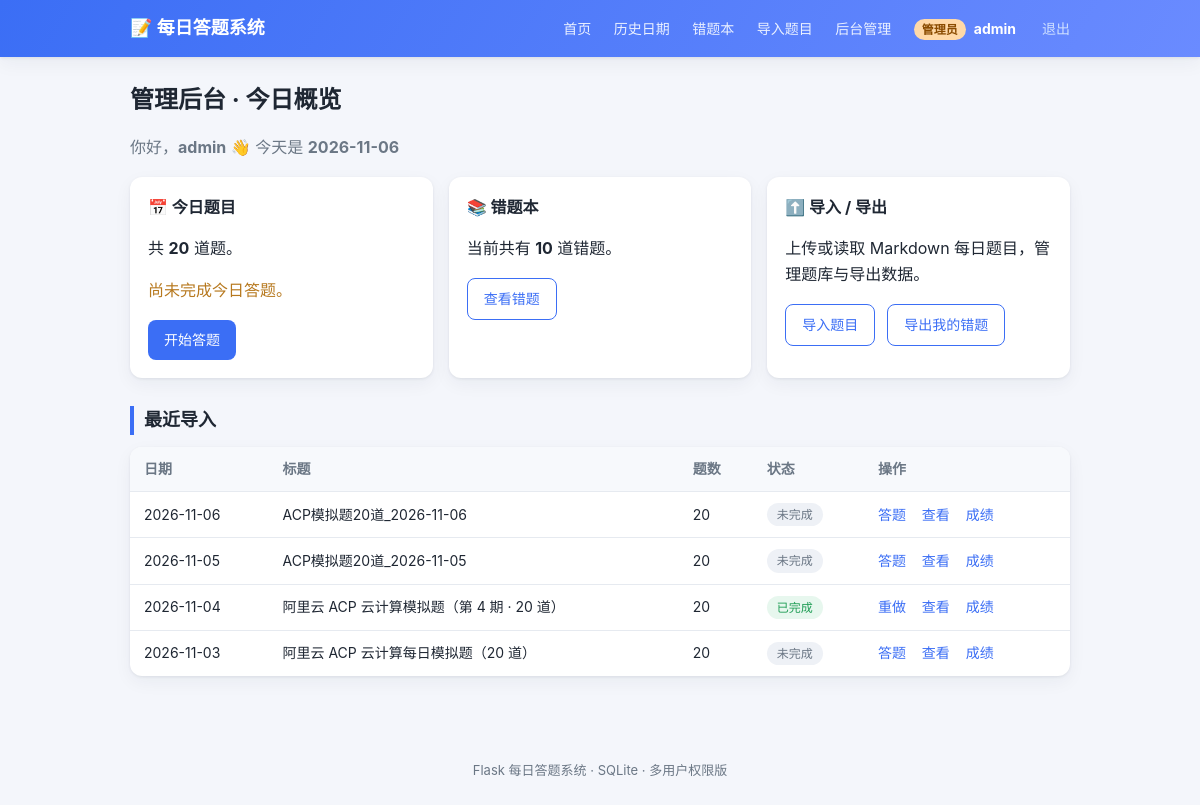
The page / (signed in) on the database its author committed.
### tables this page shows
CREATE TABLE users (
    id            INTEGER PRIMARY KEY AUTOINCREMENT,
    username      TEXT NOT NULL UNIQUE,
    password_hash TEXT NOT NULL,
    role          TEXT NOT NULL DEFAULT 'user',
    created_at    TEXT NOT NULL
);

CREATE TABLE daily_sets (
    id          INTEGER PRIMARY KEY AUTOINCREMENT,
    date        TEXT NOT NULL UNIQUE,
    title       TEXT NOT NULL,
    total_sets  INTEGER NOT NULL DEFAULT 0,
    status      TEXT NOT NULL DEFAULT 'pending',
    created_at  TEXT NOT NULL
);

### app.py (the view)
@app.route("/")
@login_required
def index():
    today = date.today().strftime("%Y-%m-%d")
    today_set = models.get_daily_set_by_date(today)
    today_record = None
    if today_set:
        today_record = score_manager.get_record_by_set_user(today_set["id"], _current_user_id())
    recent = models.list_daily_sets(user_id=_current_user_id())[:7]
    wrong_count = len(wrong_book.get_all_wrong(user_id=_current_user_id()))
    return render_template(
        "index.html",
        today=today,
        today_set=today_set,
        today_record=today_record,
        recent=recent,
        wrong_count=wrong_count,
    )

### app.py (called while the page is built)
def _resolve_current_user() -> Optional[dict]:
    if hasattr(g, "auth_user"):
        return g.auth_user
    user: Optional[dict] = None
    raw_id = session.get("user_id")
    if raw_id:
        try:
            row = models.get_user(int(raw_id))
        except (TypeError, ValueError):
            row = None
        if row:
            user = dict(row)
            session["username"] = user["username"]
            session["role"] = user["role"]
        else:
            session.clear()
    g.auth_user = user
    return user

def login_required(view):
    @wraps(view)
    def wrapper(*args, **kwargs):
        if not _resolve_current_user():
            flash("登录状态已失效，请重新登录", "error")
            return redirect(url_for("login"))
        return view(*args, **kwargs)
    return wrapper

@app.context_processor
def inject_user():
    user = _resolve_current_user()
    if user:
        return {
            "current_user": {
                "id": user["id"],
                "username": user["username"],
                "role": user["role"],
            }
        }
    return {"current_user": None}

def _current_user_id() -> int:
    user = _resolve_current_user()
    return int(user["id"]) if user else 0

### models.py (called while the page is built)
def get_conn() -> sqlite3.Connection:
    conn = sqlite3.connect(DB_PATH)
    conn.row_factory = sqlite3.Row
    conn.execute("PRAGMA foreign_keys = ON")
    return conn

def get_user(user_id: int) -> Optional[sqlite3.Row]:
    conn = get_conn()
    row = conn.execute("SELECT * FROM users WHERE id = ?", (user_id,)).fetchone()
    conn.close()
    return row

def get_daily_set_by_date(date: str) -> Optional[sqlite3.Row]:
    conn = get_conn()
    row = conn.execute("SELECT * FROM daily_sets WHERE date = ?", (date,)).fetchone()
    conn.close()
    return row

def list_daily_sets(user_id: Optional[int] = None) -> list[dict]:
    conn = get_conn()
    rows = conn.execute(
        """
        SELECT ds.*,
               (SELECT COUNT(*) FROM daily_records dr
                  WHERE dr.daily_set_id = ds.id
                    AND (? IS NULL OR dr.user_id = ?)) AS rec_count
        FROM daily_sets ds
        ORDER BY ds.date DESC
        """,
        (user_id, user_id),
    ).fetchall()
    conn.close()
    result = []
    for r in rows:
        d = dict(r)
        d["completed"] = bool(d.pop("rec_count"))
        result.append(d)
    return result

### templates/index.html (shortened to what this page needs)
{% extends "base.html" %}
{% block content %}
{% if current_user.role == 'admin' %}
<h1 class="page-title">管理后台 · 今日概览</h1>
<p class="muted">你好，<strong>{{ current_user.username }}</strong> 👋 今天是 <strong>{{ today }}</strong></p>
<div class="card-grid">
    <div class="card">
        <h2>📅 今日题目</h2>
        {% if today_set %}
            <p>共 <strong>{{ today_set.total_sets }}</strong> 道题。</p>
            {% if today_record %}
                <p class="ok">已完成 · 正确率 {{ today_record.accuracy }}%（{{ today_record.correct }}/{{ today_record.total }}）</p>
                <div class="btn-row">
                    <a class="btn" href="{{ url_for('quiz', date=today) }}">重新答题</a>
                    <a class="btn btn-ghost" href="{{ url_for('result', record_id=today_record.id) }}">查看结果</a>
                </div>
            {% else %}
                <p class="warn">尚未完成今日答题。</p>
                <a class="btn" href="{{ url_for('quiz', date=today) }}">开始答题</a>
            {% endif %}
        {% else %}
            <p class="warn">今天还没有题目。</p>
            <a class="btn" href="{{ url_for('import_page') }}">去导入题目</a>
        {% endif %}
    </div>
    <div class="card">
        <h2>📚 错题本</h2>
        <p>当前共有 <strong>{{ wrong_count }}</strong> 道错题。</p>
        <a class="btn btn-ghost" href="{{ url_for('wrong_list') }}">查看错题</a>
    </div>
    <div class="card">
        <h2>⬆️ 导入 / 导出</h2>
        <p>上传或读取 Markdown 每日题目，管理题库与导出数据。</p>
        <div class="btn-row">
            <a class="btn btn-ghost" href="{{ url_for('import_page') }}">导入题目</a>
            <a class="btn btn-ghost" href="{{ url_for('export_wrong') }}">导出我的错题</a>
        </div>
    </div>
</div>
<h2 class="section-title">最近导入</h2>
{% if recent %}
    <table class="table">
        <thead>
            <tr><th>日期</th><th>标题</th><th>题数</th><th>状态</th><th>操作</th></tr>
        </thead>
        <tbody>
            {% for s in recent %}
                <tr>
                    <td>{{ s.date }}</td>
                    <td>{{ s.title }}</td>
                    <td>{{ s.total_sets }}</td>
                    <td>{% if s.completed %}<span class="tag tag-ok">已完成</span>{% else %}<span class="tag">未完成</span>{% endif %}</td>
                    <td class="row-actions">
                        <a href="{{ url_for('quiz', date=s.date) }}">{% if s.completed %}重做{% else %}答题{% endif %}</a>
                        <a href="{{ url_for('date_detail', date=s.date) }}">查看</a>
                        <a href="{{ url_for('score_detail', date=s.date) }}">成绩</a>
                    </td>
                </tr>
            {% endfor %}
        </tbody>
    </table>
{% else %}
    <p class="muted">暂无导入记录。</p>
{% endif %}
{% endif %}
{% endblock %}

### templates/base.html (shortened to what this page needs)
<!DOCTYPE html>
<html lang="zh-CN">
<head>
    <link rel="stylesheet" href="{{ url_for('static', filename='style.css') }}">
</head>
<body>
    <header class="topbar">
        <div class="topbar-inner">
            <a class="brand" href="{{ url_for('index') if current_user else url_for('login') }}">📝 每日答题系统</a>
            <nav class="nav">
                {% if current_user %}
                    <a href="{{ url_for('index') }}">首页</a>
                    <a href="{{ url_for('history') }}">历史日期</a>
                    <a href="{{ url_for('wrong_list') }}">错题本</a>
                    {% if current_user.role == 'admin' %}
                        <a href="{{ url_for('import_page') }}">导入题目</a>
                        <a href="{{ url_for('admin_dashboard') }}">后台管理</a>
                    {% endif %}
                    <span class="nav-user">
                        <span class="role-badge role-{{ current_user.role }}">{{ '管理员' if current_user.role == 'admin' else '用户' }}</span>
                        <b>{{ current_user.username }}</b>
                        <a class="nav-logout" href="{{ url_for('logout') }}">退出</a>
                    </span>
                {% else %}
                    <a href="{{ url_for('login') }}">登录</a>
                    <a href="{{ url_for('register') }}">注册</a>
                {% endif %}
            </nav>
        </div>
    </header>
    <main class="container">
        {% block content %}{% endblock %}
    </main>
    <footer class="footer">
        <span>Flask 每日答题系统 · SQLite · 多用户权限版</span>
    </footer>
</body>
</html>

### static/style.css (style rules this page uses)
:root { --bg: #f4f6fb; --card: #ffffff; --ink: #1f2733; --muted: #6b7785; --primary: #3b6ef5; --primary-d: #2f59c7; --ok: #1f9d55; --bad: #e2483a; --line: #e6eaf0; --shadow: 0 1px 3px rgba(20, 30, 50, .08), 0 6px 18px rgba(20, 30, 50, .05); }
* { box-sizing: border-box; }
body { margin: 0; font-family: -apple-system, BlinkMacSystemFont, "Segoe UI", "PingFang SC", "Microsoft YaHei", sans-serif; background: var(--bg); color: var(--ink); line-height: 1.6; }
.topbar { background: linear-gradient(120deg, #3b6ef5, #6a8bff); color: #fff; box-shadow: var(--shadow); }
.topbar-inner { max-width: 980px; margin: 0 auto; padding: 14px 20px; display: flex; align-items: center; justify-content: space-between; }
.brand { color: #fff; font-weight: 700; font-size: 18px; text-decoration: none; }
.nav a { color: #eaf0ff; text-decoration: none; margin-left: 18px; font-size: 14px; }
.container { max-width: 980px; margin: 0 auto; padding: 24px 20px 60px; }
.page-title { font-size: 24px; margin: 0 0 6px; }
.section-title { font-size: 18px; margin: 28px 0 12px; border-left: 4px solid var(--primary); padding-left: 10px; }
.muted { color: var(--muted); }
.warn { color: #b7791f; }
.card-grid { display: grid; grid-template-columns: repeat(auto-fit, minmax(240px, 1fr)); gap: 16px; margin-top: 16px; }
.card { background: var(--card); border-radius: 12px; padding: 18px; box-shadow: var(--shadow); }
.card h2 { margin: 0 0 10px; font-size: 16px; }
.btn { display: inline-block; background: var(--primary); color: #fff; border: none; padding: 9px 16px; border-radius: 8px; text-decoration: none; cursor: pointer; font-size: 14px; transition: .15s; }
.btn-ghost { background: #fff; color: var(--primary); border: 1px solid var(--primary); }
.btn-row { display: flex; gap: 12px; flex-wrap: wrap; margin-top: 14px; }
.table { width: 100%; border-collapse: collapse; background: var(--card); border-radius: 12px; overflow: hidden; box-shadow: var(--shadow); }
.table th, .table td { padding: 11px 14px; text-align: left; border-bottom: 1px solid var(--line); font-size: 14px; }
.table th { background: #f7f9fc; color: var(--muted); font-weight: 600; }
.table tr:last-child td { border-bottom: none; }
.row-actions a { margin-right: 12px; color: var(--primary); text-decoration: none; }
.tag { display: inline-block; padding: 2px 10px; border-radius: 999px; background: #eef1f6; color: var(--muted); font-size: 12px; }
.tag-ok { background: #e7f7ee; color: var(--ok); }
.footer { text-align: center; color: var(--muted); font-size: 13px; padding: 24px; }
.nav-user { margin-left: 18px; display: inline-flex; align-items: center; gap: 8px; color: #eaf0ff; font-size: 14px; }
.nav-user b { color: #fff; }
.nav-logout { color: #cfe0ff !important; margin-left: 4px; }
.role-badge { display: inline-block; padding: 1px 8px; border-radius: 999px; font-size: 12px; font-weight: 600; }
.role-badge.role-admin { background: #ffd9a8; color: #8a4b00; }

### rows shown on the page
users: role "管理员", username "admin"
daily_sets: total_sets "20", date "2026-11-06", title "ACP模拟题20道_2026-11-06", shows "未完成", shows "答题"
daily_sets: date "2026-11-05", title "ACP模拟题20道_2026-11-05", total_sets "20", shows "未完成", shows "答题"
daily_sets: date "2026-11-04", title "阿里云 ACP 云计算模拟题（第 4 期 · 20 道）", total_sets "20", shows "已完成", shows "重做"
daily_sets: date "2026-11-03", title "阿里云 ACP 云计算每日模拟题（20 道）", total_sets "20", shows "未完成", shows "答题"

### other values the page prints
{{ wrong_count }} "10"
